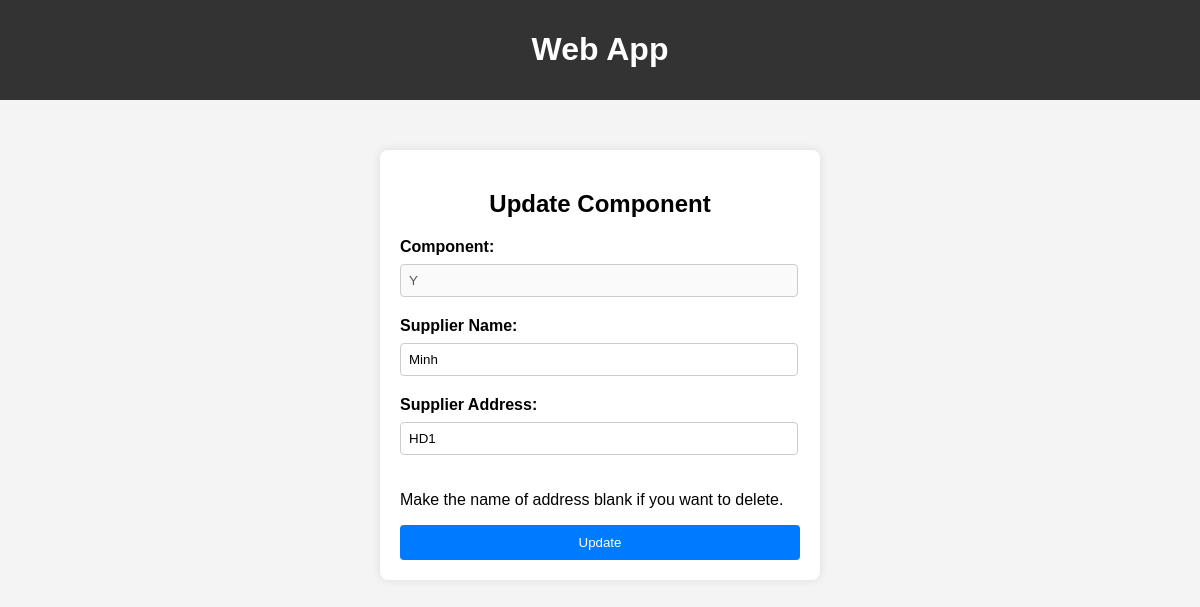
Page /manager/component/Y/ on the earlier database version.
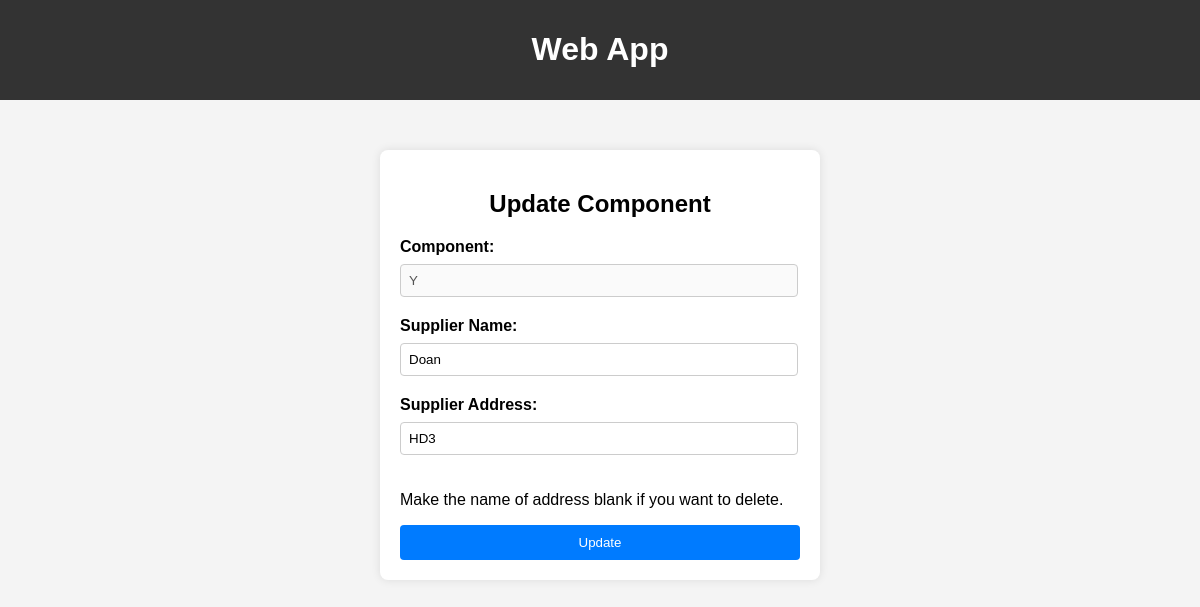
Same page on the later database version.
### myproject/models.py (models this page shows)
class Component(models.Model):
    component_type = models.CharField(max_length=100)
    supplier_name = models.CharField(max_length=100)
    supplier_address = models.CharField(max_length=100)

### myproject/views.py (the view, shortened to what this page needs)
# urls.py: path("manager/component/<str:component_type>/", views.Component_.update, name="manager/component/component_type"),
    def update(request, component_type):
        component = get_object_or_404(Component, component_type=component_type)
        return render(request, "myproject/component/update.html", {'component': component})

### myproject/templates/myproject/component/update.html (shortened to what this page needs)
<!DOCTYPE html>
<html lang="en">
<head>
    {% load static %}
    <link rel="stylesheet" href="{% static 'css/component/add.css' %}">
</head>
<body>
    <header>
        <h1>Web App </h1>
    </header>
    <div class="container">
        <h2>Update Component</h2>
    <form method="post">
        <label for="Component">Component:</label>
        <input type="text" id="component_type" name="component_type" value="{{component.component_type }}" disabled><br>
        <label for="Supplier Name">Supplier Name:</label>
        <input type="text" id="supplier_name" name="supplier_name" value="{{component.supplier_name }}" ><br>
        <label for="Supplier Address">Supplier Address:</label>
        <input type="text" id="supplier_address" name="supplier_address" value="{{component.supplier_address }}"><br>
        <p>Make the name of address blank if you want to delete.</p>
        <button type="submit">Update</button>
    </form>
</body>
</html>

Differences in the rows shown:
removed Component: component_type "Y", supplier_name "Minh", supplier_address "HD1"
added Component: component_type "Y", supplier_name "Doan", supplier_address "HD3"
